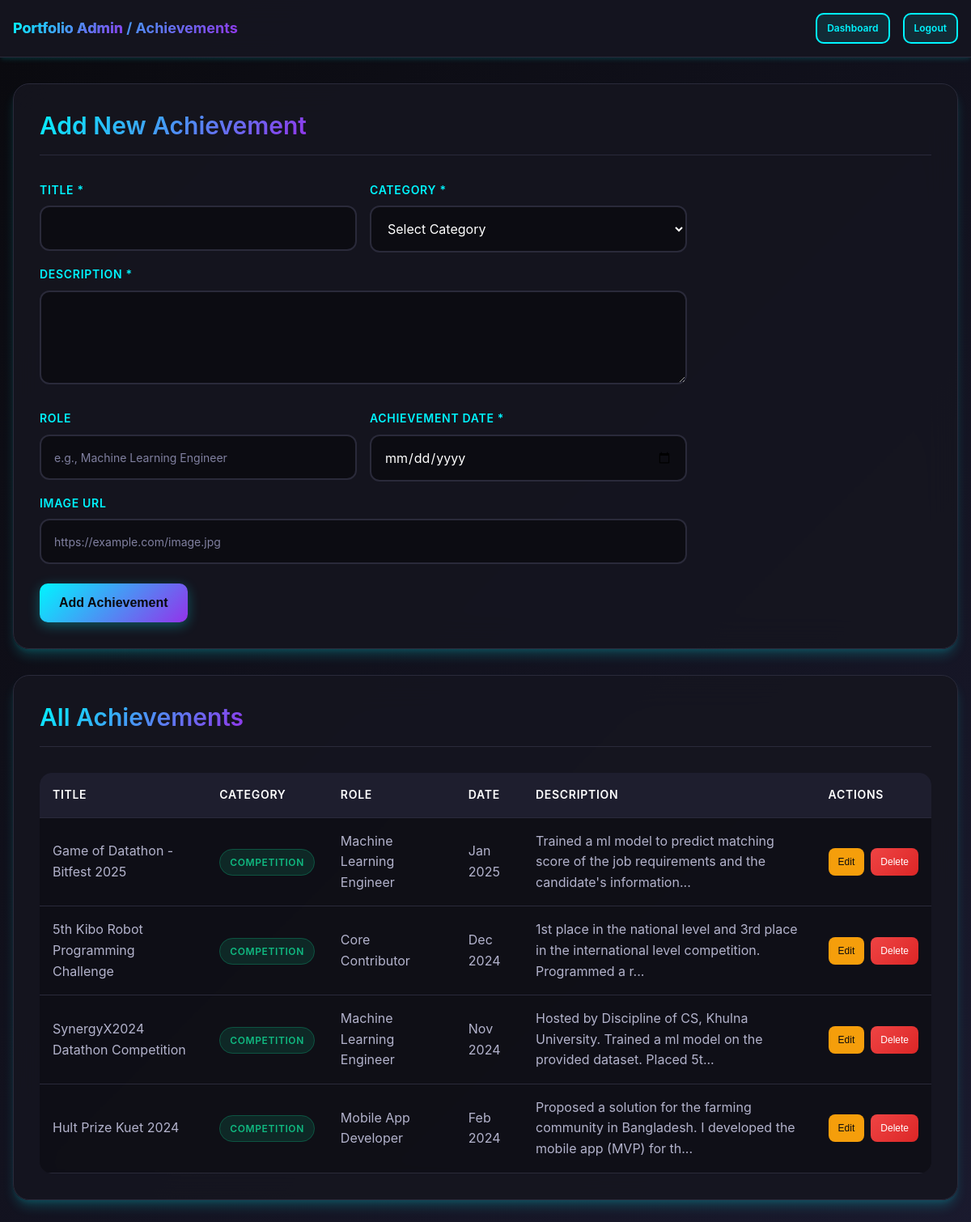
The app's page /admin/achievements.php (signed in) with its own data.
### tables this page shows
CREATE TABLE achievements (
    id INT AUTO_INCREMENT PRIMARY KEY,
    title VARCHAR(255) NOT NULL,
    description TEXT NOT NULL,
    achievement_date DATE NOT NULL,
    category VARCHAR(100) DEFAULT 'Competition',
    role VARCHAR(255),
    image_url VARCHAR(500),
    created_at TIMESTAMP DEFAULT CURRENT_TIMESTAMP,
    updated_at TIMESTAMP DEFAULT CURRENT_TIMESTAMP ON UPDATE CURRENT_TIMESTAMP
);

### includes/config.php (called while the page is built, shortened)
<?php
function formatDate($date) {
    return date('M Y', strtotime($date));
}
function truncateText($text, $length = 150) {
    return substr($text, 0, $length) . '...';
}
?>

### admin/achievements.php (the view, shortened to what this page needs)
<?php
require_once '../includes/config.php';
try {
    $pdo = getDBConnection();
    $achievements = $pdo->query("SELECT * FROM achievements ORDER BY achievement_date DESC")->fetchAll();
} catch (Exception $e) {
    $error = "Database error occurred.";
    $achievements = [];
    error_log("Achievements admin error: " . $e->getMessage());
}
?>
<!DOCTYPE html>
<html lang="en">
<head>
    <link rel="stylesheet" href="../assets/css/main.css">
    <link rel="stylesheet" href="../assets/css/admin.css">
</head>
<body>
    <header class="admin-header">
        <div class="container">
            <nav class="admin-nav">
                <div class="admin-brand">
                    <a href="admin">Portfolio Admin</a> / Achievements
                </div>
                <div class="admin-user">
                    <a href="index.php" class="btn btn-secondary btn-sm">Dashboard</a>
                    <a href="logout.php" class="btn btn-secondary btn-sm">Logout</a>
                </div>
            </nav>
        </div>
    </header>
    <main class="admin-main">
        <div class="admin-container">
            <div class="admin-section">
                <div class="admin-section-header">
                    <h2 class="admin-section-title">Add New Achievement</h2>
                </div>
                <form method="POST" class="admin-form" id="achievement-form">
                    <div class="form-row">
                        <div class="form-group">
                            <label for="title" class="form-label">Title *</label>
                            <input type="text" id="title" name="title" class="form-input" required>
                        </div>
                        <div class="form-group">
                            <label for="category" class="form-label">Category *</label>
                            <select id="category" name="category" class="form-input" required>
                                <option value="">Select Category</option>
                            </select>
                        </div>
                    </div>
                    <div class="form-group">
                        <label for="description" class="form-label">Description *</label>
                        <textarea id="description" name="description" class="form-textarea" rows="4" required></textarea>
                    </div>
                    <div class="form-row">
                        <div class="form-group">
                            <label for="role" class="form-label">Role</label>
                            <input type="text" id="role" name="role" class="form-input"
                                   placeholder="e.g., Machine Learning Engineer">
                        </div>
                        <div class="form-group">
                            <label for="achievement_date" class="form-label">Achievement Date *</label>
                            <input type="date" id="achievement_date" name="achievement_date" class="form-input" required>
                        </div>
                    </div>
                    <div class="form-group">
                        <label for="image_url" class="form-label">Image URL</label>
                        <input type="url" id="image_url" name="image_url" class="form-input"
                               placeholder="https://example.com/image.jpg">
                    </div>
                    <div style="display: flex; gap: var(--spacing-base);">
                        <button type="submit" class="btn btn-primary" id="submit-btn">Add Achievement</button>
                    </div>
                </form>
            </div>
            <div class="admin-section">
                <div class="admin-section-header">
                    <h2 class="admin-section-title">All Achievements</h2>
                </div>
                <?php if (empty($achievements)): ?>
                    <p class="text-muted">No achievements found.</p>
                <?php else: ?>
                    <table class="admin-table">
                        <thead>
                            <tr>
                                <th>Title</th>
                                <th>Category</th>
                                <th>Role</th>
                                <th>Date</th>
                                <th>Description</th>
                                <th>Actions</th>
                            </tr>
                        </thead>
                        <tbody>
                            <?php foreach ($achievements as $achievement): ?>
                                <tr>
                                    <td><?php echo htmlspecialchars($achievement['title']); ?></td>
                                    <td>
                                        <span class="status-badge status-read">
                                            <?php echo htmlspecialchars($achievement['category']); ?>
                                        </span>
                                    </td>
                                    <td><?php echo htmlspecialchars($achievement['role'] ?? 'N/A'); ?></td>
                                    <td><?php echo formatDate($achievement['achievement_date']); ?></td>
                                    <td><?php echo htmlspecialchars(truncateText($achievement['description'], 100)); ?></td>
                                    <td>
                                        <div class="admin-actions">
                                            <button type="button" class="btn btn-edit btn-sm"
                                                    onclick="editAchievement(<?php echo htmlspecialchars(json_encode($achievement)); ?>)">
                                                Edit
                                            </button>
                                            <form method="POST" style="display: inline;"
                                                  onsubmit="return confirm('Are you sure you want to delete this achievement?')">
                                                <button type="submit" class="btn btn-delete btn-sm">Delete</button>
                                            </form>
                                        </div>
                                    </td>
                                </tr>
                            <?php endforeach; ?>
                        </tbody>
                    </table>
                <?php endif; ?>
            </div>
        </div>
    </main>
</body>
</html>

### assets/css/main.css (style rules this page uses)
* { margin: 0; padding: 0; box-sizing: border-box; }
:root { --primary-color: #00f5ff; --primary-dark: #00d4e6; --secondary-color: #9333ea; --accent-color: #ff6b35; --background-color: #0a0a0f; --surface-color: #161620; --text-primary: #ffffff; --text-secondary: #b3b3cc; --text-muted: #8080a0; --border-color: #2a2a3a; --shadow-light: 0 4px 6px -1px rgba(0, 245, 255, 0.1), 0 2px 4px -1px rgba(0, 245, 255, 0.06); --shadow-medium: 0 10px 15px -3px rgba(0, 245, 255, 0.2), 0 4px 6px -2px rgba(0, 245, 255, 0.1); --shadow-large: 0 25px 50px -12px rgba(0, 245, 255, 0.25), 0 0 0 1px rgba(0, 245, 255, 0.05); --font-family: 'Inter', -apple-system, BlinkMacSystemFont, 'Segoe UI', sans-serif; --font-size-xs: 0.75rem; --font-size-sm: 0.875rem; --font-size-base: 1rem; --font-size-lg: 1.125rem; --font-size-xl: 1.25rem; --font-size-2xl: 1.5rem; --font-size-3xl: 1.875rem; --font-size-4xl: 2.25rem; --font-size-5xl: 3rem; --spacing-xs: 0.5rem; --spacing-sm: 0.75rem; --spacing-base: 1rem; --spacing-lg: 1.5rem; --spacing-xl: 2rem; --spacing-2xl: 3rem; --spacing-3xl: 4rem; --radius-sm: 0.375rem; --radius-base: 0.5rem; --radius-lg: 0.75rem; --radius-xl: 1rem; --transition-fast: 150ms ease-in-out; --transition-base: 250ms ease-in-out; --transition-slow: 350ms ease-in-out; }
html { scroll-behavior: smooth; }
body { font-family: var(--font-family); font-size: var(--font-size-base); line-height: 1.6; color: var(--text-primary); background: linear-gradient(135deg, var(--background-color) 0%, #1a1a2e 100%); background-attachment: fixed; -webkit-font-smoothing: antialiased; -moz-osx-font-smoothing: grayscale; overflow-x: hidden; }
h1, h2, h3, h4, h5, h6 { font-weight: 600; line-height: 1.3; margin-bottom: var(--spacing-base); color: var(--text-primary); }
h2 { font-size: var(--font-size-3xl); }
a { color: var(--primary-color); text-decoration: none; transition: color var(--transition-fast); }
.container { width: 100%; max-width: 1200px; margin: 0 auto; padding: 0 var(--spacing-base); }
.btn { display: inline-block; padding: var(--spacing-sm) var(--spacing-lg); border: none; border-radius: 50px; font-size: var(--font-size-base); font-weight: 600; text-align: center; text-decoration: none; cursor: pointer; transition: all var(--transition-base); line-height: 1.5; position: relative; overflow: hidden; }
.btn-primary { background: linear-gradient(135deg, var(--primary-color), var(--secondary-color)); color: var(--background-color); box-shadow: 0 4px 15px 0 rgba(0, 245, 255, 0.3); }
.btn-secondary { background: transparent; color: var(--primary-color); border: 2px solid var(--primary-color); box-shadow: inset 0 0 0 0 var(--primary-color); transition: all 0.3s ease-in-out; }
.form-group { margin-bottom: var(--spacing-lg); }
.form-label { display: block; margin-bottom: var(--spacing-sm); font-weight: 600; color: var(--primary-color); font-size: var(--font-size-sm); text-transform: uppercase; letter-spacing: 0.05em; }
.form-input, .form-textarea { width: 100%; padding: var(--spacing-base) var(--spacing-lg); border: 2px solid rgba(42, 42, 58, 0.5); border-radius: 12px; font-size: var(--font-size-base); font-family: inherit; background: rgba(10, 10, 15, 0.8); color: var(--text-primary); transition: all var(--transition-base); resize: none; }
.form-input::placeholder, .form-textarea::placeholder { color: var(--text-muted); font-size: var(--font-size-sm); }
.form-textarea { min-height: 140px; resize: vertical; }

### records on screen
achievements: title "Game of Datathon - Bitfest 2025", category "COMPETITION", role "Machine Learning Engineer", achievement_date "Jan 2025", description "Trained a ml model to predict matching score of the job requirements and the candidate's information..."
achievements: title "5th Kibo Robot Programming Challenge", category "COMPETITION", role "Core Contributor", achievement_date "Dec 2024", description "1st place in the national level and 3rd place in the international level competition. Programmed a r..."
achievements: title "SynergyX2024 Datathon Competition", category "COMPETITION", role "Machine Learning Engineer", achievement_date "Nov 2024", description "Hosted by Discipline of CS, Khulna University. Trained a ml model on the provided dataset. Placed 5t..."
achievements: title "Hult Prize Kuet 2024", category "COMPETITION", role "Mobile App Developer", achievement_date "Feb 2024", description "Proposed a solution for the farming community in Bangladesh. I developed the mobile app (MVP) for th..."
